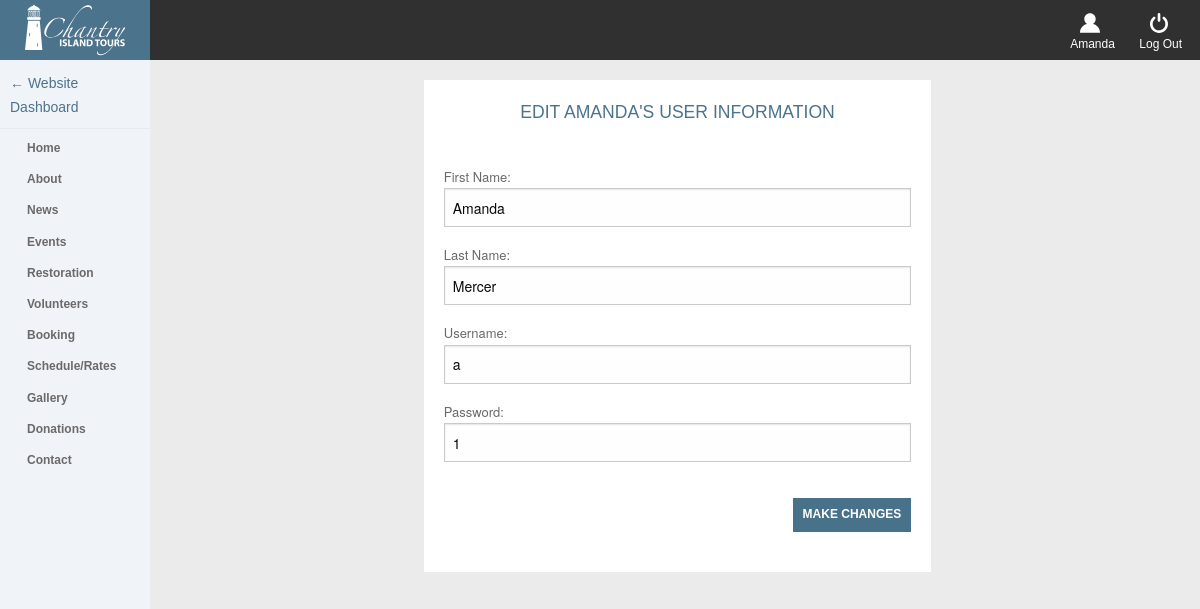
/admin/admin_edituser.php (signed in), run on the app's committed database.
### tables this page shows
CREATE TABLE `tbl_user` (
  `user_id` tinyint(1) UNSIGNED NOT NULL,
  `user_fname` varchar(50) NOT NULL,
  `user_lname` varchar(50) NOT NULL,
  `user_name` varchar(50) NOT NULL,
  `user_pass` varchar(50) NOT NULL,
  `user_level` varchar(50) NOT NULL,
  `user_ip` varchar(100) NOT NULL
);

### admin/phpscripts/user.php (called while the page is built, shortened)
<?php
	function getUser($id){
		require_once('connect.php');
		$userstring = "SELECT * FROM `tbl_user` WHERE user_id = {$id}";
		$userquery = mysqli_query($link, $userstring);
		if ($userquery) {
			$found_user = mysqli_fetch_array($userquery, MYSQLI_ASSOC);
			return $found_user;
		} else {
			$message = "There was a problem changing your account";
			return $message;
		}
	}
?>

### admin/admin_edituser.php (the view, shortened to what this page needs)
<?php
	$id = $_SESSION['users_id'];
	$popForm = getUser($id);
	require_once("../includes/admin_header.php");
?>
	<div class="holder editUserCon">
		<section class="small-12 medium-12 large-6 columns userForm float-center">
			<h3>Edit <?php echo $_SESSION['users_name']; ?>'s User Information</h3>
			<form action="admin_edituser.php" method="post">
				<label>First Name:</label>
				<input type="text" name="fname" value="<?php echo $popForm['user_fname'] ?>">
				<label>Last Name:</label>
				<input type="text" value="<?php echo $popForm['user_lname'] ?>" name="lname">
				<label>Username:</label>
				<input type="text" value="<?php echo $popForm['user_name'] ?>" name="username">
				<label>Password:</label>
				<input type="text" value="<?php echo $popForm['user_pass'] ?>" name="password">
				<input type="submit" name="submit" value="Make Changes">
			</form>
		</section>
	</div>
<?php
	require_once("../includes/admin_footer.php");
?>

### css/admin.css (style rules this page uses)
body { background-color: #ebebeb; }
h3 { font-family: 'MyriadPro-Bold', sans-serif; text-transform: uppercase; font-size: 1.1em; }
.holder { padding: 80px 15px 10px 170px; }
.userForm { background-color: #fff; padding: 20px; }
.userForm h3 { color: #4b738c; text-align: center; }
.userForm label { font-size: 13px; font-weight: 500; color: #6a6a6a; }
.userForm input[type="text"] { font-size: 14px; }
input[type="submit"] { float: right; border: none; text-transform: uppercase; padding: 10px; background-color: #48728a; color: #fff; font-size: 12px; font-weight: 900; cursor: pointer; margin: 20px 0 20px 0; }
@media screen and (min-width: 64.063em) { .editUserCon { display: -webkit-flex; display: -ms-flexbox; display: flex; } }
.holder form { margin-top: 40px; }
.holder label { color: #6a6a6a; }

### data on the page
tbl_user: fname "Amanda", lname "Mercer", username "a", password "1"

### other printed values
$_SESSION['users_name'] "Amanda"
$_SESSION['users_name'] "AMANDA"
